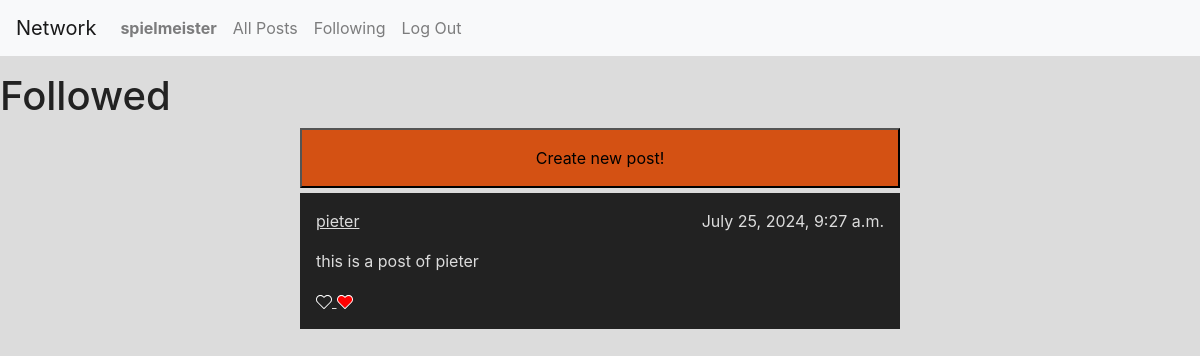
The page /followed (signed in) on the database as committed earlier.
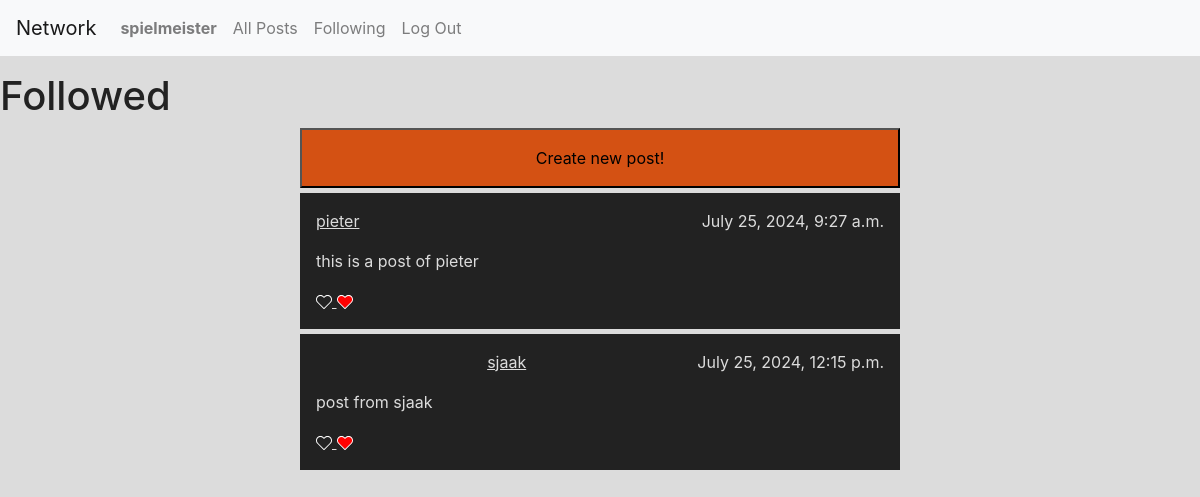
The same page on the database as committed later.
### network/models.py (models this page shows)
class Post(models.Model):
    user = models.ForeignKey(User, on_delete=models.CASCADE)
    content = models.CharField(max_length=9999)
    timestamp = models.DateTimeField(default=timezone.now())

class User(AbstractUser):
    pass

### network/views.py (the view)
# urls.py: path("followed", views.followed, name="followed"),
def followed(request):
    if request.user.is_authenticated:
        follow_list = Follow.objects.filter(follower=request.user)
        users = []
        for user in follow_list:
            users.append(user.followed)
        posts = Post.objects.filter(user__in=users)
        return render(request, 'network/index.html',{
            "posts":posts,
            "title": "Followed"
        })
    return HttpResponseRedirect(reverse("login"))

### network/templates/network/index.html (shortened to what this page needs)
{% extends "network/layout.html" %}
{% load static %}
{% block body %}
<h1>{{ title }}</h1>
<div id="post-list">
    {% if user.is_authenticated %}
    <button class="modal-show-button">Create new post!</button>
    {% endif %}
    {% for post in posts %}
    <div class="post">
        <div class="post-top">
            <p class="post-user"><a href="{% url 'profile' post.user.id%}">{{ post.user }}</a></p>
            <p class="post-timestamp">{{ post.timestamp }}</p>
        </div>
        <div class="post-body">
            <p>{{ post.content }}</p>
        </div>
        <div class="post-bottom">
            <a href="{% url 'like' post.id %}">
        </div>
    </div>
    {% endfor %}
</div>
{% endblock %}

Rows that differ between the two databases and show on the page:
added Post: user "sjaak", timestamp "July 25, 2024, 12:15 p.m.", content "post from sjaak"
